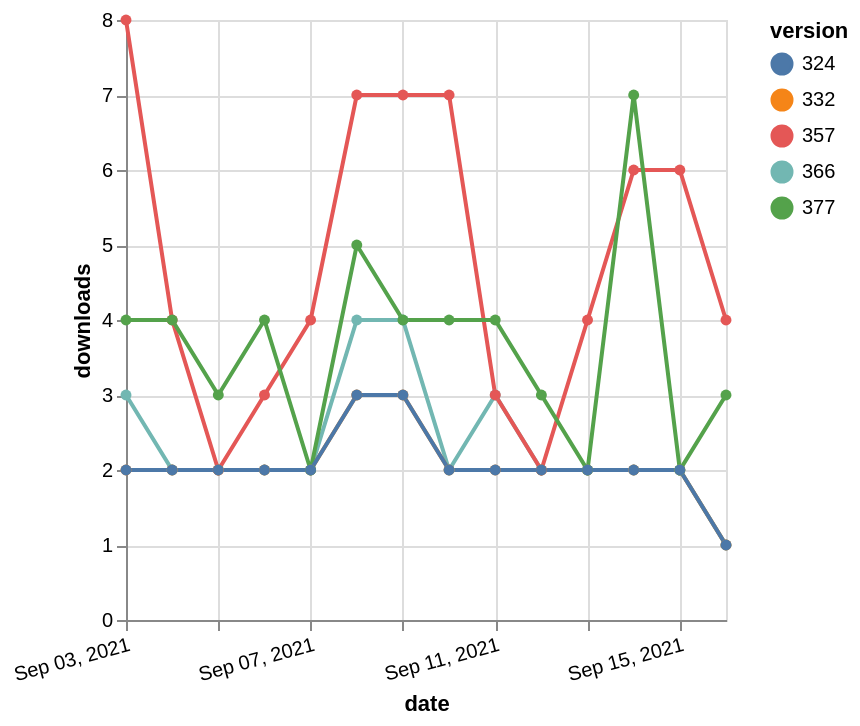

Specify this chart in Vega-Lite:
### Vega-Lite specification from a JSON file in a GitHub repository (floating-point values rounded to 4 significant figures)
{"$schema": "https://vega.github.io/schema/vega-lite/v5.json", "description": "A simple bar chart with embedded data.", "data": {"values": [{"date": "2021-09-03", "total": 5400, "delta": 3, "version": "366"}, {"date": "2021-09-04", "total": 5402, "delta": 2, "version": "366"}, {"date": "2021-09-05", "total": 5404, "delta": 2, "version": "366"}, {"date": "2021-09-06", "total": 5406, "delta": 2, "version": "366"}, {"date": "2021-09-07", "total": 5408, "delta": 2, "version": "366"}, {"date": "2021-09-08", "total": 5412, "delta": 4, "version": "366"}, {"date": "2021-09-09", "total": 5416, "delta": 4, "version": "366"}, {"date": "2021-09-10", "total": 5418, "delta": 2, "version": "366"}, {"date": "2021-09-11", "total": 5421, "delta": 3, "version": "366"}, {"date": "2021-09-12", "total": 5423, "delta": 2, "version": "366"}, {"date": "2021-09-13", "total": 5425, "delta": 2, "version": "366"}, {"date": "2021-09-14", "total": 5427, "delta": 2, "version": "366"}, {"date": "2021-09-15", "total": 5429, "delta": 2, "version": "366"}, {"date": "2021-09-16", "total": 5430, "delta": 1, "version": "366"}, {"date": "2021-09-03", "total": 6025, "delta": 8, "version": "357"}, {"date": "2021-09-04", "total": 6029, "delta": 4, "version": "357"}, {"date": "2021-09-05", "total": 6031, "delta": 2, "version": "357"}, {"date": "2021-09-06", "total": 6034, "delta": 3, "version": "357"}, {"date": "2021-09-07", "total": 6038, "delta": 4, "version": "357"}, {"date": "2021-09-08", "total": 6045, "delta": 7, "version": "357"}, {"date": "2021-09-09", "total": 6052, "delta": 7, "version": "357"}, {"date": "2021-09-10", "total": 6059, "delta": 7, "version": "357"}, {"date": "2021-09-11", "total": 6062, "delta": 3, "version": "357"}, {"date": "2021-09-12", "total": 6064, "delta": 2, "version": "357"}, {"date": "2021-09-13", "total": 6068, "delta": 4, "version": "357"}, {"date": "2021-09-14", "total": 6074, "delta": 6, "version": "357"}, {"date": "2021-09-15", "total": 6080, "delta": 6, "version": "357"}, {"date": "2021-09-16", "total": 6084, "delta": 4, "version": "357"}, {"date": "2021-09-03", "total": 4186, "delta": 2, "version": "332"}, {"date": "2021-09-04", "total": 4188, "delta": 2, "version": "332"}, {"date": "2021-09-05", "total": 4190, "delta": 2, "version": "332"}, {"date": "2021-09-06", "total": 4192, "delta": 2, "version": "332"}, {"date": "2021-09-07", "total": 4194, "delta": 2, "version": "332"}, {"date": "2021-09-08", "total": 4197, "delta": 3, "version": "332"}, {"date": "2021-09-09", "total": 4200, "delta": 3, "version": "332"}, {"date": "2021-09-10", "total": 4202, "delta": 2, "version": "332"}, {"date": "2021-09-11", "total": 4204, "delta": 2, "version": "332"}, {"date": "2021-09-12", "total": 4206, "delta": 2, "version": "332"}, {"date": "2021-09-13", "total": 4208, "delta": 2, "version": "332"}, {"date": "2021-09-14", "total": 4210, "delta": 2, "version": "332"}, {"date": "2021-09-15", "total": 4212, "delta": 2, "version": "332"}, {"date": "2021-09-16", "total": 4213, "delta": 1, "version": "332"}, {"date": "2021-09-03", "total": 2704, "delta": 4, "version": "377"}, {"date": "2021-09-04", "total": 2708, "delta": 4, "version": "377"}, {"date": "2021-09-05", "total": 2711, "delta": 3, "version": "377"}, {"date": "2021-09-06", "total": 2715, "delta": 4, "version": "377"}, {"date": "2021-09-07", "total": 2717, "delta": 2, "version": "377"}, {"date": "2021-09-08", "total": 2722, "delta": 5, "version": "377"}, {"date": "2021-09-09", "total": 2726, "delta": 4, "version": "377"}, {"date": "2021-09-10", "total": 2730, "delta": 4, "version": "377"}, {"date": "2021-09-11", "total": 2734, "delta": 4, "version": "377"}, {"date": "2021-09-12", "total": 2737, "delta": 3, "version": "377"}, {"date": "2021-09-13", "total": 2739, "delta": 2, "version": "377"}, {"date": "2021-09-14", "total": 2746, "delta": 7, "version": "377"}, {"date": "2021-09-15", "total": 2748, "delta": 2, "version": "377"}, {"date": "2021-09-16", "total": 2751, "delta": 3, "version": "377"}, {"date": "2021-09-03", "total": 2560, "delta": 2, "version": "324"}, {"date": "2021-09-04", "total": 2562, "delta": 2, "version": "324"}, {"date": "2021-09-05", "total": 2564, "delta": 2, "version": "324"}, {"date": "2021-09-06", "total": 2566, "delta": 2, "version": "324"}, {"date": "2021-09-07", "total": 2568, "delta": 2, "version": "324"}, {"date": "2021-09-08", "total": 2571, "delta": 3, "version": "324"}, {"date": "2021-09-09", "total": 2574, "delta": 3, "version": "324"}, {"date": "2021-09-10", "total": 2576, "delta": 2, "version": "324"}, {"date": "2021-09-11", "total": 2578, "delta": 2, "version": "324"}, {"date": "2021-09-12", "total": 2580, "delta": 2, "version": "324"}, {"date": "2021-09-13", "total": 2582, "delta": 2, "version": "324"}, {"date": "2021-09-14", "total": 2584, "delta": 2, "version": "324"}, {"date": "2021-09-15", "total": 2586, "delta": 2, "version": "324"}, {"date": "2021-09-16", "total": 2587, "delta": 1, "version": "324"}]}, "width": "container", "mark": {"type": "line", "point": {"filled": true}}, "encoding": {"x": {"field": "date", "type": "temporal", "timeUnit": "yearmonthdate", "title": "date", "axis": {"labelAngle": -15}}, "y": {"field": "delta", "type": "quantitative", "title": "downloads"}, "color": {"field": "version", "type": "nominal"}, "tooltip": {"field": "delta"}}}
